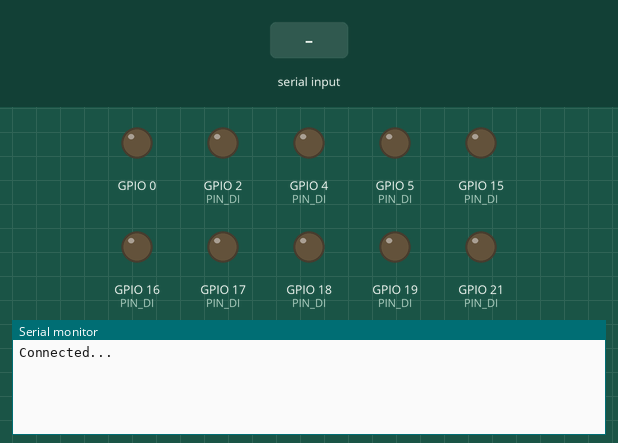
Recording of a sketch running on a simulated ESP32. On the bench: output pins drawn as LEDs (lit = HIGH), the last lines printed to the serial monitor. The test bench sets the inputs (shaded band).

Above: at 1.2 s.
1.3 s: "ASET" received over Serial
At 2.0 s:
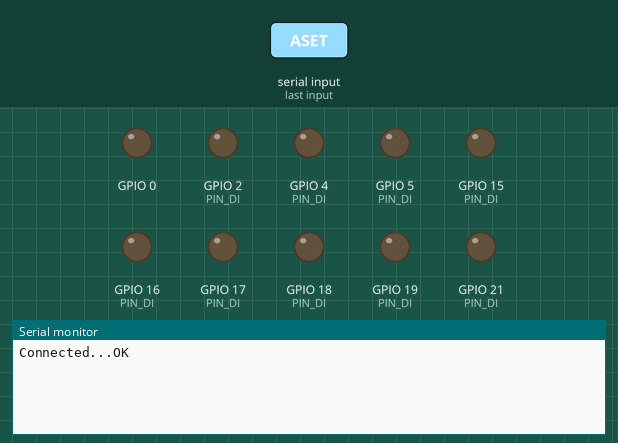
2.8 s: "AGET" received over Serial
At 3.1 s:
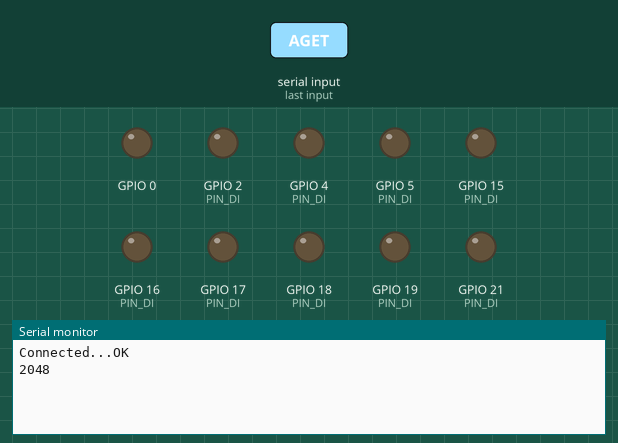

The sketch:

ESP32_GPIO_HW.ino
```cpp
/*
This program enbales the control of the ESP32 board through serial communication,
using commands in the format of
<CMD0> <CMD1> <CMD2>,
For example:
AGET 12       // get ADC reading of GPIO_12
ASET 26 170  // get Voltage of GPIO_26 as 2.2 V (2.2/3.3*255)

Control GPIOs of the ESP32-Wroon-32 board using the UART port though serial communication.
PINs that can be set as ADC includes: 2,4, 12~15, 25~27, 32~36, 39
PINs that can be set as DAC includes: 25 and 26
PINS that can be set as DI includes: 1~5, 12~19, 21~23, 25~26, 32~36, 39
PINS that can be set as D0 includes: 1~5, 12~19, 21~23, 25~26, 32~33

In this firmware, the GPIO
# 15,2,4,16,17,5,18,19,21 are set as OUTPUT
# 22,23 are set as INPUT
# 1,3 are left empty for serial communication.

-------------------------------------------
Ver. 1.0    Wei Li  11/30/2022  First version, which enables the DI, DO, AI and AO of corresponding pins

-------------------------------------------
All the messages should be send in a way of "<CMD0> <CMD1> <CMD2>(optional)", separated by space.
CMD0    can be INIT, ASET, DSET, AGET, DGET
CMD1    the pin number
CMD2    the value to be set

Examples:
0. DEBUG
Used to debug or test the connection. If COM0=DEBUG, then the input CMD1
will be returnd.
Example:
input:
  DEBUG TESTCMD
return:
  TESTCMD

1. INIT
Only needed for Digital Input or Output, a pins should be initialized
before using as digital input or output:
Input:
  INIT <pin_index> IN  // configure <pin_index> as DI
  INIT <pin_index> OUT  // configure <pin_index> as DO
return:
  OK

2. ASET
Set analog value.
input:
  ASET <pin_index> <value>  // <value> is between 0-255 for  the 8bit DAC
  ASET 25 123 //  set the output of GPIO_25 as 123 , which is about 1.65V
return:
  OK

3. DSET
Set digital value for a pin.
input:
  DSET <pin_index> <value>
  DSET 1 1  //set the output of GPIO_1 as HIGH, the output pin valtage is 3.3 V.
  DSET 2 0  //set the output of GPIO_2 as LOW, the output pin valtage is 0 V.
return:
  OK

4. AGET
Set analog value.
input:
  AGET <pin_index>  // return a value between 0-4095 for  the 12-bit DAC
  AGET 27  //get the analog input reading of GPIO_27, a reading of 4095 for 3.3 V.
return:
  <a Integer_value>

5. DGET
Get digital value for a pin, return a value of 0 or 1, for the 3.3 V pins.
The threshold voltage is 2V, i.e. return 0 when <2V,  and 1 when >2V.
For 5V device, the threshold voltage is 3V.
input:
  DGET <pin_index>
  DGET 1  //  get the digital input of GPIO_1, return a value of 0 for <2V, or 1 for >2V
return:
  <0 or 1>

*/

#include <stdio.h>
#include <stdlib.h>
#include <ctype.h>
#include <string.h>


#define BAUDRATE 115200
#define ACCEPT_STRING_MAX 3
#define CMD_LENGTH 10

// define the pin range for different functionality
int PIN_DI[]={1,2,3,4,5,12,13,14,15,16,17,18,19,21,22,23,25,26,32,33,34,35,36,39}; //24 pins
int PIN_DO[]={1,2,3,4,5,12,13,14,15,16,17,18,19,21,22,23,25,26,32,33}; //  20 pins
int PIN_AO[]={25,26}; //2 pins available for analog output
int PIN_AI[]={2,4,12,13,14,15,25,26,27,32,33,34,35,36,39}; // 15 pins avalable for analog inputs

char CMD0[CMD_LENGTH]={'0'};// global variables of the received commands
char CMD1[CMD_LENGTH]={'0'};
char CMD2[CMD_LENGTH]={'0'};

void setup()
{
  Serial.begin(BAUDRATE, SERIAL_8N1, 3, 1);
  int  icount = 0;
  while (!Serial) {
    Serial.printf("waiting for connection for %d seconds",icount);
    delay(10); // wait for serial port to connect. Needed for native USB
    icount = icount + 1;
  }
  Serial.printf("Connected...");
  pinMode(15, OUTPUT);
  pinMode(2, OUTPUT);
  pinMode(4, OUTPUT);
  pinMode(16, OUTPUT);
  pinMode(17, OUTPUT);
  pinMode(5, OUTPUT);
  pinMode(18, OUTPUT);
  pinMode(19, OUTPUT);
  pinMode(21, OUTPUT);

// GPIO_1 and GPIO_3 are used for serial communication through UART port, shall not be used in this example.
//  pinMode(3, INPUT);
//  pinMode(1, INPUT);
  pinMode(22, INPUT);
  pinMode(23, INPUT);

}


/*check if pin_num is in PIN_DI*/
int check_PIN_DI(int pin_num)
{
  int array_size = sizeof(PIN_DI);

  int flag=0;
  for(int i = 0;i<array_size;i++)
  {
    if(PIN_DI[i]==pin_num)
    {
      flag=1;
      break;
    }
  }
  return flag;
}

/*check if pin_num is in PIN_DO*/
int check_PIN_DO(int pin_num){
  int array_size = sizeof(PIN_DO);

  int flag=0;
  for(int i = 0;i<array_size;i++)
  {
    if(PIN_DO[i]==pin_num)
    {
      flag=1;
      break;
    }
  }
  return flag;
}

/*check if pin_num is in PIN_AI*/
int check_PIN_AI(int pin_num){
  int array_size = sizeof(PIN_AI);

  int flag=0;
  for(int i = 0;i<array_size;i++)
  {
    if(PIN_AI[i]==pin_num)
    {
      flag=1;
      break;
    }
  }
  return flag;
}

/*check if pin_num is in PIN_AO*/
int check_PIN_AO(int pin_num){
  int array_size = sizeof(PIN_AO);

  int flag=0;
  for(int i = 0;i<array_size;i++)
  {
    if(PIN_AO[i]==pin_num)
    {
      flag=1;
      break;
    }
  }
  return flag;
}

// define main functions to be called

/*
set_DAC(int pin_index, int value)
pin_index    The index of GPIO, either 25 or 26 for DAC
value        The value to be set for output, in the range of [0,255]
*/
void ASET()
{
  int pin_index = atoi(CMD1);
  int value = atoi(CMD2);

  //printf("---------------------------------------\n");
  //printf("WRITE analog value of GPIO_%d to %d.\n",pin_index, value);

  if (check_PIN_AO(pin_index))
  {
    dacWrite(pin_index,value);
    //printf("Done.\n");
  }
  else{
    printf("Error: Wrong pin index for AO.");
  }
}

// read analog value of the pin_index
int AGET()
{
  int pin_index = atoi(CMD1);
  int value;
  //printf("---------------------------------------\n");
  //printf("READ analog value of GPIO_%d\n",pin_index);
  if (check_PIN_AI(pin_index))
  {
    value = analogRead(pin_index);
    //printf("The analog value of GPIO_%d is %d.\n",pin_index, value);
  }
  else{
    //printf("Error: Wrong pin index for AI.");
    value=0;
  }
  //printf("The returned analog value of GPIO_%d is %d.\n",pin_index, value);
  return value;
}

// digital output, value can be either 0 or 1
void DSET()
{
  int pin_index = atoi(CMD1);
  //printf("CMD2=%s\n",CMD2);
  int value2 = atoi(CMD2);
  //printf("value2=%d\n",value2);

  int value;
  if(value2==0){value=LOW;}
  if(value2==1){value=HIGH;}
  //printf("SET VALUE=%d.\n", value);


  //printf("---------------------------------------\n");
  //printf("To WRITE digital value of GPIO_%d to %d.\n",pin_index, value);

  if (check_PIN_DO(pin_index))
  {
    digitalWrite(pin_index,value);
    //printf("Done.\n");
  }
  else{
    printf("Error: Wrong pin index for DO.");
  }
}

// read digital value of the pin_index
int DGET()
{
  int pin_index = atoi(CMD1);
  int value;
  //printf("---------------------------------------\n");
  //printf("READ digital value of GPIO_%d\n",pin_index);

  if (check_PIN_DI(pin_index))
  {
    value = digitalRead(pin_index);
    //printf("The digital value of GPIO_%d is %d.\n",pin_index, value);
  }
  else{
    //printf("Error: Wrong pin index for DI.");
    value = 0;
  }
  //printf("The returned digital value of GPIO_%d is %d.\n",pin_index, value);
  return value;
}

// configure the pin_index as INPUT or OUTPUT
void INIT()
{
  int pin_index = atoi(CMD1);

  if(strcmp(CMD2,"IN")==0)
  {
    if(check_PIN_DI(pin_index))
    {
      pinMode(pin_index,INPUT);
      //printf("---------------------------------------\n");
      //printf("Initiate GPIO_%d as Digital Input.\n",pin_index);
    }
  }
  if(strcmp(CMD2,"OUT")==0)
  {
    if(check_PIN_DO(pin_index))
    {
      pinMode(pin_index,OUTPUT);
      //printf("---------------------------------------\n");
      //printf("Initiate GPIO_%d as Digital Output.\n",pin_index);
    }
  }
}

//--------------------------------------------
// read commands from the default serial port, i.e. the default UART port.
void readCommand()
{
  int str_in_max=Serial.available();
  //printf("str_in_max:%d \n",str_in_max);

  memset(CMD0,'\0',CMD_LENGTH);
  memset(CMD1,'\0',CMD_LENGTH);
  memset(CMD2,'\0',CMD_LENGTH);

  char str_in[str_in_max]={'0'};

  int flag_cmd0_read=1;
  int flag_cmd1_read=1;
  int flag_cmd2_read=1;

  int icount0 = 0;
  int icount1 = 0;
  int icount2 = 0;
  for(int itemp=0;itemp<str_in_max;itemp++)
  {
    str_in[itemp]=Serial.read();

    // start receiving CMD0
    if(!isspace(str_in[itemp])&&flag_cmd0_read)
    {
      CMD0[icount0]=str_in[itemp];
      icount0 = icount0 + 1;
    }
    else
    {//CMD0 is done, set the flag to
      flag_cmd0_read=0;
      //icount0 = 0;
    }
    CMD0[icount0] = '\0';

    // start receiving CMD1
    if(flag_cmd0_read==0&&!isspace(str_in[itemp])&&flag_cmd1_read)
    {// start from the first letter after spaces
      if(!isspace(str_in[itemp])&&flag_cmd1_read)
      {
        CMD1[icount1]=str_in[itemp];
        icount1 = icount1 + 1;
      }
      else
      {//CMD1 is done, set the flag to 0
        flag_cmd1_read=0;
        //icount1 = 0;
      }
    }
    else
    { // already read some information and come to the next space
      if(icount1)
      {
        flag_cmd1_read=0;
      }
    }
    CMD1[icount1] = '\0';

    // start receiving CMD2
    if(flag_cmd1_read==0&&!isspace(str_in[itemp])&&flag_cmd2_read)
    {// start from the first letter after spaces
      if(!isspace(str_in[itemp])&&flag_cmd2_read)
      {
        CMD2[icount2]=str_in[itemp];
        icount2 = icount2 + 1;
      }
      else
      {//CMD0 is done, set the flag to
      flag_cmd2_read=0;
      //icount2 = 0;
      }
    }
    else
    {
      if(icount2) // already read some information and come to the next space
      {
        flag_cmd2_read=0;
      }
    }
    CMD2[icount2] = '\0';

  }
  str_in[str_in_max-1] = {'\0'};
  //printf("Read:%s\n",str_in);
  //printf("CMD0:%s\n",CMD0);
  //printf("CMD1:%s\n",CMD1);
  //printf("CMD2:%s\n",CMD2);

  //delay(1000);
}

//------------------------------------------
// main loop
//int analogValue=0;
void loop()
{
  if(Serial.available()>1)
  {
    //printf("--------------------------------\n");
    readCommand();

    //printf("CMD0:%s\n",CMD0);
    //printf("CMD1:%s\n",CMD1);
    //printf("CMD2:%s\n",CMD2);

    if(strcmp(CMD0,"INIT")==0)
    {
      INIT();
      Serial.println("OK");
   }

    if(strcmp(CMD0,"ASET")==0)
    {
      ASET();
      //printf("ASET Done...\n");
      Serial.println("OK");
    }

    if(strcmp(CMD0,"DSET")==0)
    {
      DSET();
      Serial.println("OK");
    }

    if(strcmp(CMD0,"AGET")==0)
    {
      int value = AGET();
      //printf("AGET done...\n");
      //printf("%d\n",value);
      Serial.println(value,DEC);
    }

    if(strcmp(CMD0,"DGET")==0)
    {
      int value = DGET();
      //printf("%d\n",value);
      Serial.println(value,DEC);
    }

   // debug_test, test if the connection is OK
   if(strcmp(CMD0,"DEBUG")==0)
    {
      Serial.println(CMD1);
    }

    //delay(1);
  }
}
```

Measured:
- after the input at 1.3 s, the serial monitor: prints a new line at once (image 1)
- after the input at 2.8 s, the serial monitor: prints a new line at once (image 2)
